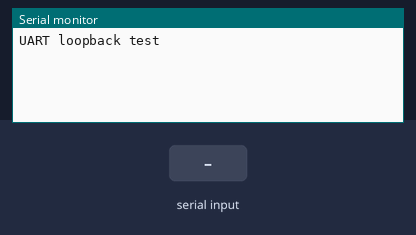
Recording of a sketch running on a simulated ESP32. On the bench: the last lines printed to the serial monitor. The test bench sets the inputs (shaded band).

Above: at 2.7 s.
2.8 s: "1" received over the second serial link
At 4.8 s:
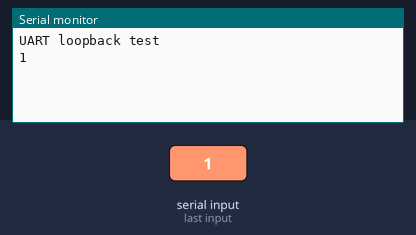
5.1 s: "0" received over the second serial link
At 6.4 s:
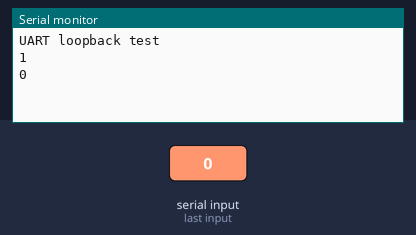
6.6 s: "2" received over the second serial link
At 7.4 s:
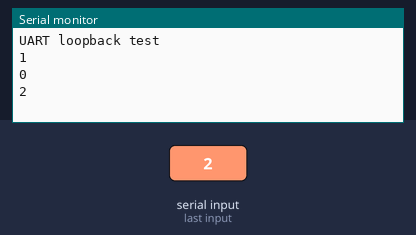

The sketch:

uart_loopback.ino
```cpp
// ---- Set your pins here ----
#define UART_TX 17
#define UART_RX 18

void setup() {
  Serial.begin(115200);                                  // USB serial to the computer
  delay(1500);                                           // wait for the monitor to connect
  Serial2.begin(9600, SERIAL_8N1, UART_RX, UART_TX);     // 9600, 8 data bits, no parity, 1 stop bit
  Serial.println("UART loopback test");
}

void loop() {
  Serial2.print("PING");                 // send on TX
  delay(100);                            // give the bytes time to come back

  bool gotData = false;
  while (Serial2.available()) {          // print every byte received on RX
    Serial.write(Serial2.read());
    gotData = true;
  }
  if (gotData) Serial.println();

  delay(900);                            // about 1 second per loop
}
```

Measured:
- after the input at 2.8 s, the serial monitor: prints a new line after 0.80 s (image 1)
- after the input at 5.1 s, the serial monitor: prints a new line after 0.50 s (image 2)
- after the input at 6.6 s, the serial monitor: prints a new line at once (image 3)
